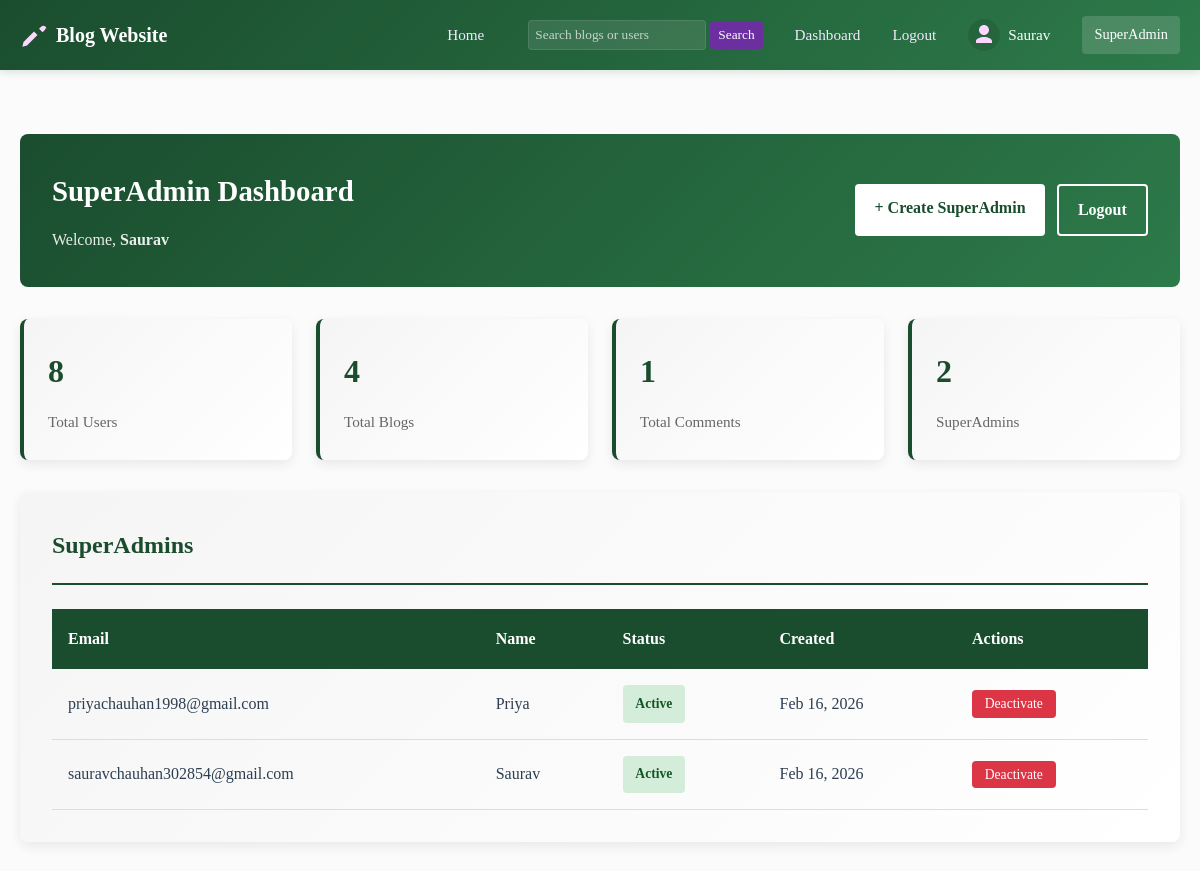
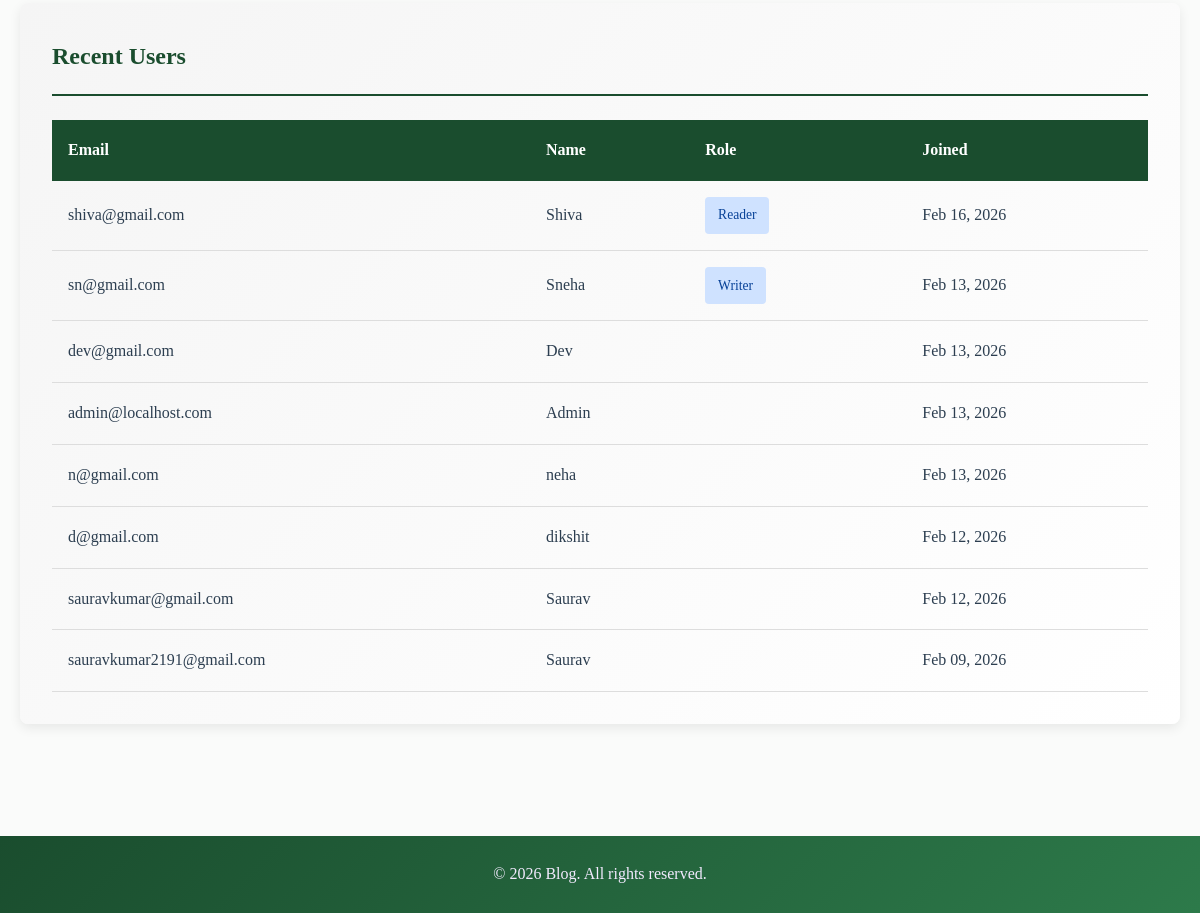
Page /superadmin/dashboard/ (signed in) on the committed database (2 pictures, top to bottom).
### blog/models.py (models this page shows, shortened)
class User(AbstractBaseUser, PermissionsMixin):
    name = models.CharField(max_length=100)
    email = models.EmailField(max_length=150, unique=True)
    profile_image = models.ImageField(upload_to='profiles/', blank=True, null=True)
    is_active = models.BooleanField(default=True)
    is_staff = models.BooleanField(default=False)
    created_at = models.DateTimeField(default=timezone.now)
    objects = UserManager()
    USERNAME_FIELD = 'email'
    REQUIRED_FIELDS = ['name']
    class Meta:
        db_table = 'users'
        verbose_name = 'User'
        verbose_name_plural = 'Users'
    @property
    def is_writer(self):
        try:
            return self.user_roles.filter(name='writer').exists()
        except Exception:
            return False

class SuperAdmin(models.Model):
    name = models.CharField(max_length=100)
    email = models.EmailField(max_length=150, unique=True)
    company = models.CharField(max_length=255, blank=True, null=True)
    admin_type = models.ForeignKey(SuperAdminType, on_delete=models.SET_NULL, null=True, related_name='superadmins')
    password_hash = models.CharField(max_length=255)
    profile_image = models.ImageField(upload_to='superadmin/', blank=True, null=True)
    is_active = models.BooleanField(default=True)
    created_at = models.DateTimeField(default=timezone.now)
    updated_at = models.DateTimeField(auto_now=True)
    class Meta:
        db_table = 'superadmins'
        verbose_name = 'SuperAdmin'
        verbose_name_plural = 'SuperAdmins'

class Role(models.Model):
    name = models.CharField(max_length=50, unique=True)
    users = models.ManyToManyField(User, through='UserRole', related_name='user_roles')
    class Meta:
        db_table = 'roles'
        verbose_name = 'Role'
        verbose_name_plural = 'Roles'

### blog/views.py (the view)
# urls.py: path('superadmin/dashboard/', views.superadmin_dashboard, name='superadmin_dashboard'),
def superadmin_dashboard(request):
    if not request.session.get('superadmin_id'):
        messages.error(request, 'Please login as SuperAdmin first.')
        return redirect('superadmin_login')
    superadmin_id = request.session.get('superadmin_id')
    try:
        superadmin = SuperAdmin.objects.get(id=superadmin_id)
    except SuperAdmin.DoesNotExist:
        request.session.flush()
        messages.error(request, 'SuperAdmin not found.')
        return redirect('superadmin_login')
    from django.contrib.auth import get_user_model
    User = get_user_model()
    total_users = User.objects.count()
    total_blogs = Blog.objects.count()
    total_comments = Comment.objects.count()
    total_superadmins = SuperAdmin.objects.count()
    recent_users = User.objects.all().order_by('-created_at')[:10]
    superadmins = SuperAdmin.objects.all().order_by('-created_at')
    context = {
        'superadmin': superadmin,
        'total_users': total_users,
        'total_blogs': total_blogs,
        'total_comments': total_comments,
        'total_superadmins': total_superadmins,
        'recent_users': recent_users,
        'superadmins': superadmins,
        'page_title': 'SuperAdmin Dashboard'
    }
    return render(request, 'superadmin_dashboard.html', context)

### templates/superadmin_dashboard.html (shortened to what this page needs)
{% extends 'base.html' %}
{% block content %}
<div class="container superadmin-dashboard">
    <div class="superadmin-header-section">
        <div class="superadmin-welcome">
            <h1>SuperAdmin Dashboard</h1>
            <p>Welcome, <strong>{{ superadmin.name }}</strong></p>
        </div>
        <div class="superadmin-actions">
            <a href="{% url 'superadmin_create' %}" class="btn-superadmin-small">+ Create SuperAdmin</a>
            <a href="{% url 'superadmin_logout' %}" class="btn-superadmin-logout">Logout</a>
        </div>
    </div>
    <div class="superadmin-stats">
        <div class="stat-card">
            <div class="stat-number">{{ total_users }}</div>
            <div class="stat-label">Total Users</div>
        </div>
        <div class="stat-card">
            <div class="stat-number">{{ total_blogs }}</div>
            <div class="stat-label">Total Blogs</div>
        </div>
        <div class="stat-card">
            <div class="stat-number">{{ total_comments }}</div>
            <div class="stat-label">Total Comments</div>
        </div>
        <div class="stat-card">
            <div class="stat-number">{{ total_superadmins }}</div>
            <div class="stat-label">SuperAdmins</div>
        </div>
    </div>
    <div class="superadmin-section">
        <h2>SuperAdmins</h2>
        <table class="superadmin-table">
            <thead>
                <tr>
                    <th>Email</th>
                    <th>Name</th>
                    <th>Status</th>
                    <th>Created</th>
                    <th>Actions</th>
                </tr>
            </thead>
            <tbody>
                {% for admin in superadmins %}
                    <tr>
                        <td>{{ admin.email }}</td>
                        <td>{{ admin.name }}</td>
                        <td>
                            {% if admin.is_active %}
                                <span class="badge-active">Active</span>
                            {% else %}
                                <span class="badge-inactive">Inactive</span>
                            {% endif %}
                        </td>
                        <td>{{ admin.created_at|date:"M d, Y" }}</td>
                        <td>
                            <a href="{% url 'superadmin_deactivate' admin.id %}" class="btn-small-danger">Deactivate</a>
                        </td>
                    </tr>
                {% endfor %}
            </tbody>
        </table>
    </div>
    <div class="superadmin-section">
        <h2>Recent Users</h2>
        <table class="superadmin-table">
            <thead>
                <tr>
                    <th>Email</th>
                    <th>Name</th>
                    <th>Role</th>
                    <th>Joined</th>
                </tr>
            </thead>
            <tbody>
                {% for user in recent_users %}
                    <tr>
                        <td>{{ user.email }}</td>
                        <td>{{ user.name }}</td>
                        <td>
                            {% for role in user.user_roles.all %}
                                <span class="badge-role">{{ role.name|title }}</span>
                            {% endfor %}
                        </td>
                        <td>{{ user.created_at|date:"M d, Y" }}</td>
                    </tr>
                {% endfor %}
            </tbody>
        </table>
    </div>
</div>
{% endblock %}

### templates/base.html (shortened to what this page needs)
<!DOCTYPE html>
<html lang="en">
<head>
    {% load static %}
    <link rel="stylesheet" href="{% static 'css/dashboard.css' %}">
</head>
<body>
    <header>
        <div class="container">
                <div class="logo">
                    <svg xmlns="http://www.w3.org/2000/svg" viewBox="0 0 24 24" fill="#ffd6ff"><path d="M2 22l1-4 9-9 3 3-9 9-4 1zm20-16c0 .6-.2 1.2-.7 1.7l-2 2-3-3 2-2c.5-.5 1.1-.7 1.7-.7.6 0 1.2.2 1.7.7l.3.3c.5.5.7 1.1.7 1.7z"/></svg>
                    <span>Blog Website</span>
                </div>
                <nav>
                    <a href="{% url 'home' %}">Home</a>
                    <form action="{% url 'search' %}" method="get" style="display:inline-block;margin-left:12px;">
                        <input type="search" name="q" placeholder="Search blogs or users" style="padding:6px;border-radius:4px;border:1px solid rgba(255,255,255,0.1);">
                        <button type="submit" style="padding:6px 8px;border-radius:4px;border:none;background:#6b2fa0;color:#fff;">Search</button>
                    </form>
                    {% if user.is_authenticated %}
                    <a href="{% url 'dashboard' %}">Dashboard</a>
                    <a href="{% url 'logout' %}">Logout</a>
                        <a href="{% url 'dashboard' %}" style="display:flex;align-items:center;gap:0.5rem;">
                            {% if user.profile_image %}
                                <img src="{{ user.profile_image.url }}" alt="avatar" style="height:32px;width:32px;border-radius:50%;object-fit:cover;border:2px solid rgba(255,214,255,0.15);">
                            {% else %}
                                <svg xmlns="http://www.w3.org/2000/svg" viewBox="0 0 24 24" fill="#ffd6ff" style="height:32px;width:32px;border-radius:50%;background:rgba(0,0,0,0.1);padding:4px;">
                                    <path d="M12 12c2.7 0 5-2.3 5-5s-2.3-5-5-5-5 2.3-5 5 2.3 5 5 5zm0 2c-4 0-8 2-8 4v2h16v-2c0-2-4-4-8-4z"/>
                                </svg>
                            {% endif %}
                            <span style="color:#fff;font-size:0.95rem;">{{ user.name }}</span>
                        </a>
                    {% else %}
                        <a href="{% url 'login' %}">Login</a>
                        <a href="{% url 'register' %}">Register</a>
                    {% endif %}
                    <a href="{% url 'superadmin_login' %}" style="padding:6px 12px;border-radius:4px;background:rgba(255,255,255,0.15);color:#fff;text-decoration:none;font-size:0.9rem;">SuperAdmin</a>
                </nav>
        </div>
    </header>
    <main>
        {% block content %}{% endblock %}
    </main>
    <footer>
        <p>&copy; 2026 Blog. All rights reserved.</p>
    </footer>
</body>
</html>

### static/css/dashboard.css (style rules this page uses)
:root { --light-purple:#d5acf6; --dark-accent:#ac52dd; --soft-gold:#c9a24a; --muted:#6b6b6b; }

### templates/base.html (style rules this page uses)
* { margin: 0; padding: 0; box-sizing: border-box; }
body { font-family: 'Times New Roman', Times, serif; line-height: 1.8; color: #2c3e50; background: #fafbfa; }
header { background: linear-gradient(135deg, #1a4d2e 0%, #2d7a4a 100%); color: #f3eaff; padding: 1rem 0; box-shadow: 0 2px 8px rgba(26, 77, 46, 0.15); }
.container { max-width: 1200px; margin: 0 auto; padding: 0 20px; }
header .container { display: flex; justify-content: space-between; align-items: center; }
.logo { display: flex; gap: 0.5rem; align-items: center; font-size: 1.25rem; font-weight: bold; color: #fff; font-family: 'Times New Roman', Times, serif; }
.logo svg { height: 28px; width: 28px; }
nav { display: flex; gap: 2rem; list-style: none; align-items: center; font-family: 'Times New Roman', Times, serif; }
nav a { color: #f3eaff; text-decoration: none; transition: color 0.2s; font-size: 0.95rem; font-family: 'Times New Roman', Times, serif; }
nav form { margin-left: 12px; }
nav input { padding: 6px 8px; border-radius: 4px; border: 1px solid rgba(255, 255, 255, 0.2); background: rgba(255, 255, 255, 0.1); color: white; font-family: 'Times New Roman', Times, serif; }
nav input::placeholder { color: rgba(255, 255, 255, 0.7); }
nav button { padding: 6px 8px; border-radius: 4px; border: none; background: rgba(255, 255, 255, 0.2); color: white; cursor: pointer; transition: all 0.3s; font-family: 'Times New Roman', Times, serif; }
main { min-height: calc(100vh - 200px); padding: 2rem 0; }
footer { background: linear-gradient(135deg, #1a4d2e 0%, #2d7a4a 100%); color: #f3eaff; text-align: center; padding: 1.5rem 0; margin-top: 3rem; }

### templates/superadmin_dashboard.html (style rules this page uses)
.superadmin-dashboard { max-width: 1200px; margin: 2rem auto; }
.superadmin-header-section { display: flex; justify-content: space-between; align-items: center; margin-bottom: 2rem; background: linear-gradient(135deg, #1a4d2e 0%, #2d7a4a 100%); padding: 2rem; border-radius: 8px; color: white; }
.superadmin-welcome h1 { margin: 0; font-size: 1.8rem; color: #fff; }
.superadmin-welcome p { margin: 0.5rem 0 0 0; color: rgba(255, 255, 255, 0.9); }
.superadmin-actions { display: flex; gap: 12px; }
.btn-superadmin-small { padding: 0.6rem 1.2rem; background: #fff; color: #1a4d2e; border: none; border-radius: 4px; font-weight: 600; cursor: pointer; text-decoration: none; transition: all 0.3s; }
.btn-superadmin-logout { padding: 0.6rem 1.2rem; background: transparent; color: #fff; border: 2px solid #fff; border-radius: 4px; font-weight: 600; cursor: pointer; text-decoration: none; transition: all 0.3s; }
.superadmin-stats { display: grid; grid-template-columns: repeat(auto-fit, minmax(200px, 1fr)); gap: 1.5rem; margin-bottom: 2rem; }
.stat-card { background: linear-gradient(135deg, #f5f5f5 0%, #ffffff 100%); padding: 1.5rem; border-radius: 8px; box-shadow: 0 4px 12px rgba(0, 0, 0, 0.08); border-left: 4px solid #1a4d2e; }
.stat-number { font-size: 2rem; font-weight: 700; color: #1a4d2e; margin-bottom: 0.5rem; }
.stat-label { color: #666; font-size: 0.95rem; }
.superadmin-section { background: linear-gradient(135deg, #f5f5f5 0%, #ffffff 100%); padding: 2rem; border-radius: 8px; box-shadow: 0 4px 12px rgba(0, 0, 0, 0.08); margin-bottom: 2rem; }
.superadmin-section h2 { color: #1a4d2e; margin-top: 0; margin-bottom: 1.5rem; border-bottom: 2px solid #1a4d2e; padding-bottom: 1rem; }
.superadmin-table { width: 100%; border-collapse: collapse; }
.superadmin-table thead tr { background: #1a4d2e; color: white; }
.superadmin-table th { padding: 1rem; text-align: left; font-weight: 600; }
.superadmin-table td { padding: 1rem; border-bottom: 1px solid #ddd; }
.badge-active { display: inline-block; padding: 0.4rem 0.8rem; background: #d4edda; color: #155724; border-radius: 4px; font-size: 0.85rem; font-weight: 600; }
.badge-role { display: inline-block; padding: 0.4rem 0.8rem; background: #cfe2ff; color: #084298; border-radius: 4px; font-size: 0.85rem; margin-right: 0.5rem; }
.btn-small-danger { padding: 0.4rem 0.8rem; background: #dc3545; color: white; border: none; border-radius: 4px; cursor: pointer; text-decoration: none; font-size: 0.85rem; transition: all 0.3s; }

### rows in the picture
User: name "Saurav", email "sauravkumar2191@gmail.com", created_at "Feb 09, 2026"
SuperAdmin: name "Saurav", email "sauravchauhan302854@gmail.com", is_active "Active", created_at "Feb 16, 2026"
SuperAdmin: email "priyachauhan1998@gmail.com", name "Priya", is_active "Active", created_at "Feb 16, 2026"
User: email "shiva@gmail.com", name "Shiva", created_at "Feb 16, 2026"
Role: name "Reader"
User: email "sn@gmail.com", name "Sneha", created_at "Feb 13, 2026"
Role: name "Writer"
User: email "dev@gmail.com", name "Dev", created_at "Feb 13, 2026"
User: email "admin@localhost.com", name "Admin", created_at "Feb 13, 2026"
User: email "n@gmail.com", name "neha", created_at "Feb 13, 2026"
User: email "d@gmail.com", name "dikshit", created_at "Feb 12, 2026"
User: email "sauravkumar@gmail.com", name "Saurav", created_at "Feb 12, 2026"

### other values in the picture
{{ total_users }} "8"
{{ total_blogs }} "4"
{{ total_comments }} "1"
{{ total_superadmins }} "2"
